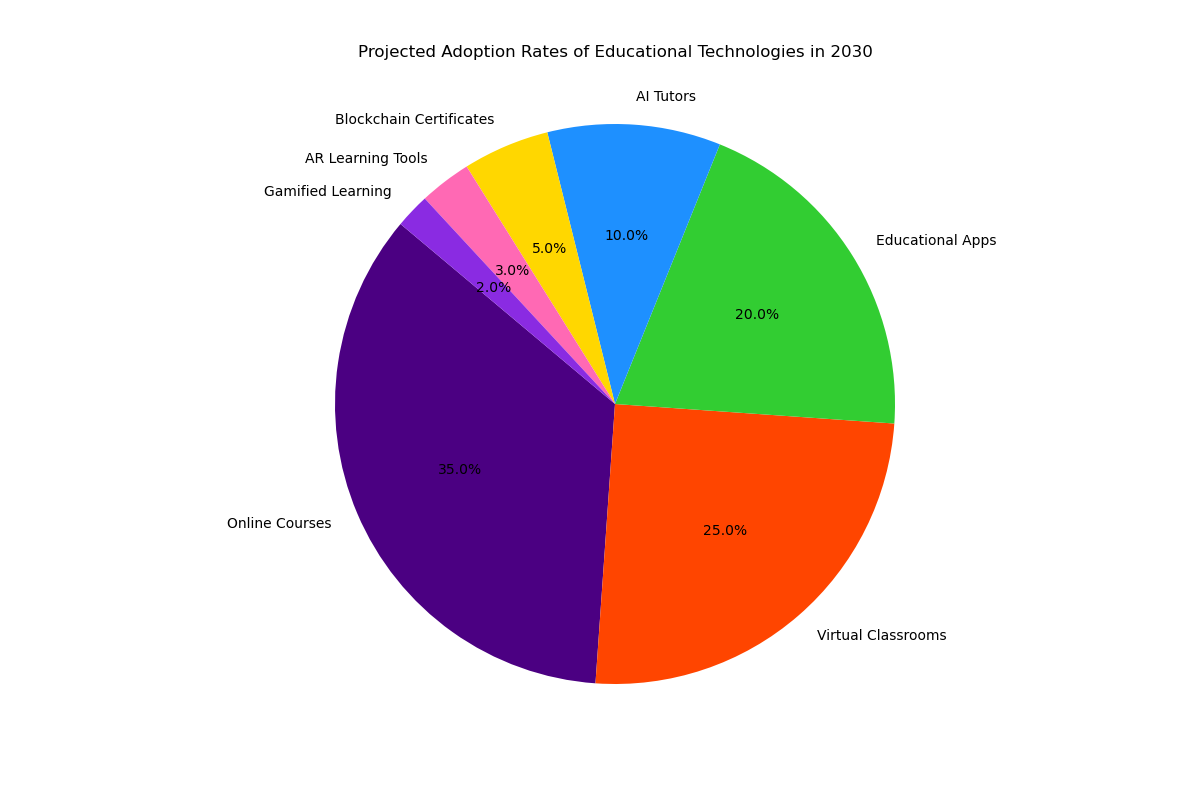

Write Python code to recreate this figure.

import matplotlib.pyplot as plt

# Data for the chart
technologies = ['Online Courses', 'Virtual Classrooms', 'Educational Apps', 'AI Tutors', 'Blockchain Certificates', 'AR Learning Tools', 'Gamified Learning']
adoption_rates = [35, 25, 20, 10, 5, 3, 2]
colors = ['#4B0082', '#FF4500', '#32CD32', '#1E90FF', '#FFD700', '#FF69B4', '#8A2BE2']

# Create a pie chart
plt.figure(figsize=(12, 8)) # Set the width and height of the chart
plt.pie(adoption_rates, labels=technologies, autopct='%1.1f%%', colors=colors, startangle=140)

plt.title('Projected Adoption Rates of Educational Technologies in 2030', y=1.05) # Change the headline to match the topic
plt.axis('equal') # Equal aspect ratio ensures that pie is drawn as a circle.

# Display the chart
plt.show()
